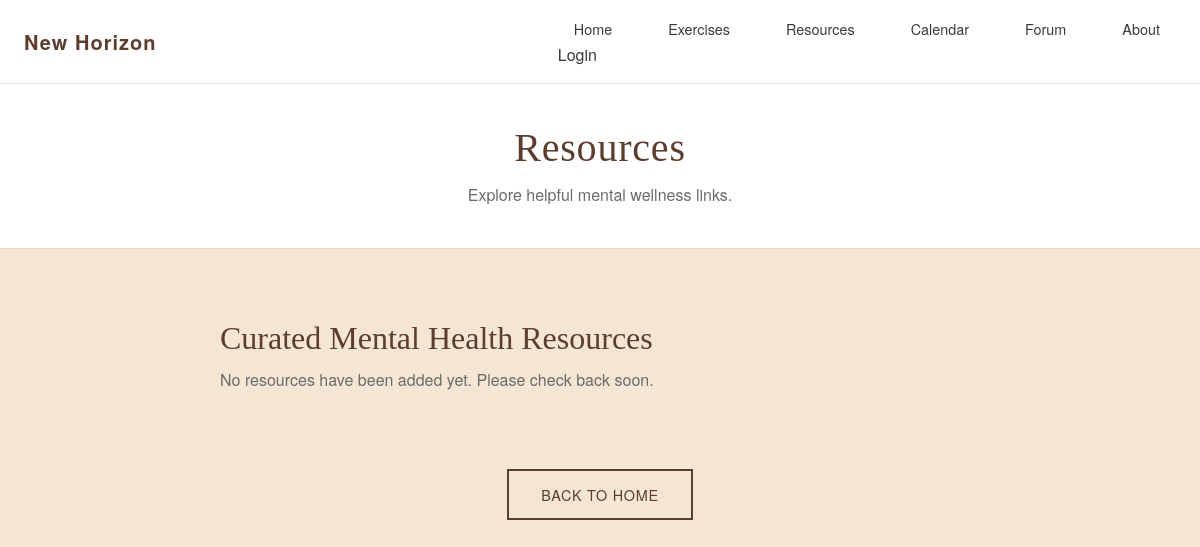
Page /resources.php on the earlier database version.
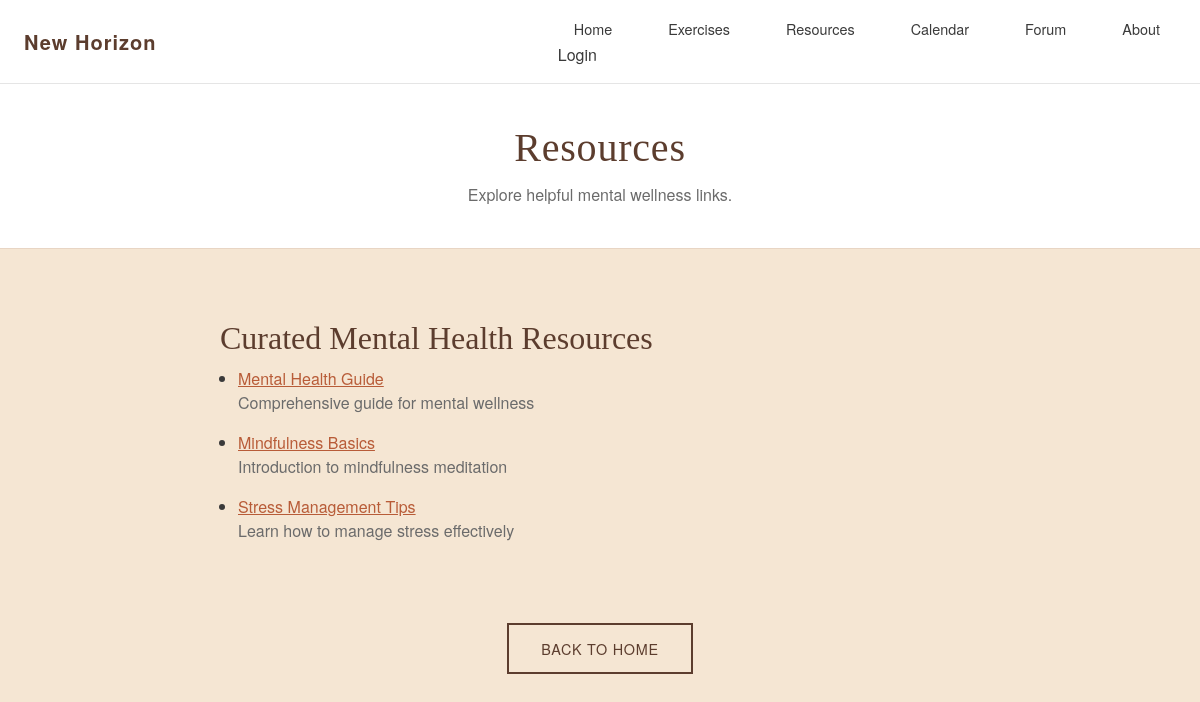
Same page on the later database version.
### tables this page shows
CREATE TABLE Resources (
    Resource_ID INT PRIMARY KEY AUTO_INCREMENT,
    Webpage_ID INT,
    Title VARCHAR(255) NOT NULL,
    Description TEXT,
    Resource_URL VARCHAR(500),
    FOREIGN KEY (Webpage_ID) REFERENCES Webpages(Webpage_ID) ON DELETE SET NULL,
    INDEX idx_webpage (Webpage_ID)
);

### resources.php (the view, shortened to what this page needs)
<?php
require_once __DIR__ . '/class_db.php';
function h($str) {
    return htmlspecialchars($str ?? '', ENT_QUOTES, 'UTF-8');
}
?>
<!DOCTYPE html>
<html lang="en">
<head>
  <link rel="stylesheet" href="frontend/css/base.css">
  <link rel="stylesheet" href="frontend/css/resources.css">
</head>
<body class="exercises-body">
  <header class="site-header">
    <nav class="nav">
      <a class="brand" href="/group8/frontend/index.html">New Horizon</a>
      <div class="nav-container">
        <ul class="nav-links">
          <li><a href="/group8/frontend/index.html">Home</a></li>
          <li><a href="/group8/exercises.php">Exercises</a></li>
          <li><a href="/group8/resources.php">Resources</a></li>
          <li><a href="/group8/frontend/pages/calendar.html">Calendar</a></li>
          <li><a href="/group8/frontend/pages/forum.html">Forum</a></li>
          <li><a href="/group8/frontend/pages/about.html">About</a></li>
        </ul>
        <div class="auth-buttons">
          <a href="/group8/frontend/pages/login.html" class="btn-header btn-login" id="login-button-container">Login</a>
        </div>
      </div>
    </nav>
  </header>
  <main>
    <section class="resources-hero">
      <h1>Resources</h1>
      <p>Explore helpful mental wellness links.</p>
    </section>
    <section class="resources-section">
      <h2>Curated Mental Health Resources</h2>
      <?php
        $sql = "
          SELECT r.Resource_ID, r.Title, r.Description, r.Resource_URL
          FROM Resources r
          JOIN Webpages w ON r.Webpage_ID = w.Webpage_ID
          WHERE w.Handle = 'resources'
          ORDER BY r.Title
        ";
        $result = $mysqli->query($sql);
        if (!$result) {
            echo '<p>Sorry, we could not load resources at this time. Please try again later.</p>';
        } elseif ($result->num_rows === 0) {
            echo '<p>No resources have been added yet. Please check back soon.</p>';
        } else {
            echo '<ul class="resources-list">';
            while ($row = $result->fetch_assoc()) {
                echo '<li class="resource-item">';
                echo '  <a href="' . h($row['Resource_URL']) . '" target="_blank" rel="noopener">';
                echo        h($row['Title']);
                echo '  </a>';
                if (!empty($row['Description'])) {
                    echo '<p class="resource-description">' . h($row['Description']) . '</p>';
                }
                echo '</li>';
            }
            echo '</ul>';
        }
      ?>
    </section>
    <div class="resources-back">
      <a class="btn" href="/group8/frontend/index.html">Back to Home</a>
    </div>
  </main>
</body>
</html>

Differences in the rows shown:
added resources: Title "Mental Health Guide", Description "Comprehensive guide for mental wellness"
added resources: Title "Mindfulness Basics", Description "Introduction to mindfulness meditation"
added resources: Title "Stress Management Tips", Description "Learn how to manage stress effectively"
Other differences:
text no longer shown: "No resources have been added yet. Please check back soon."
